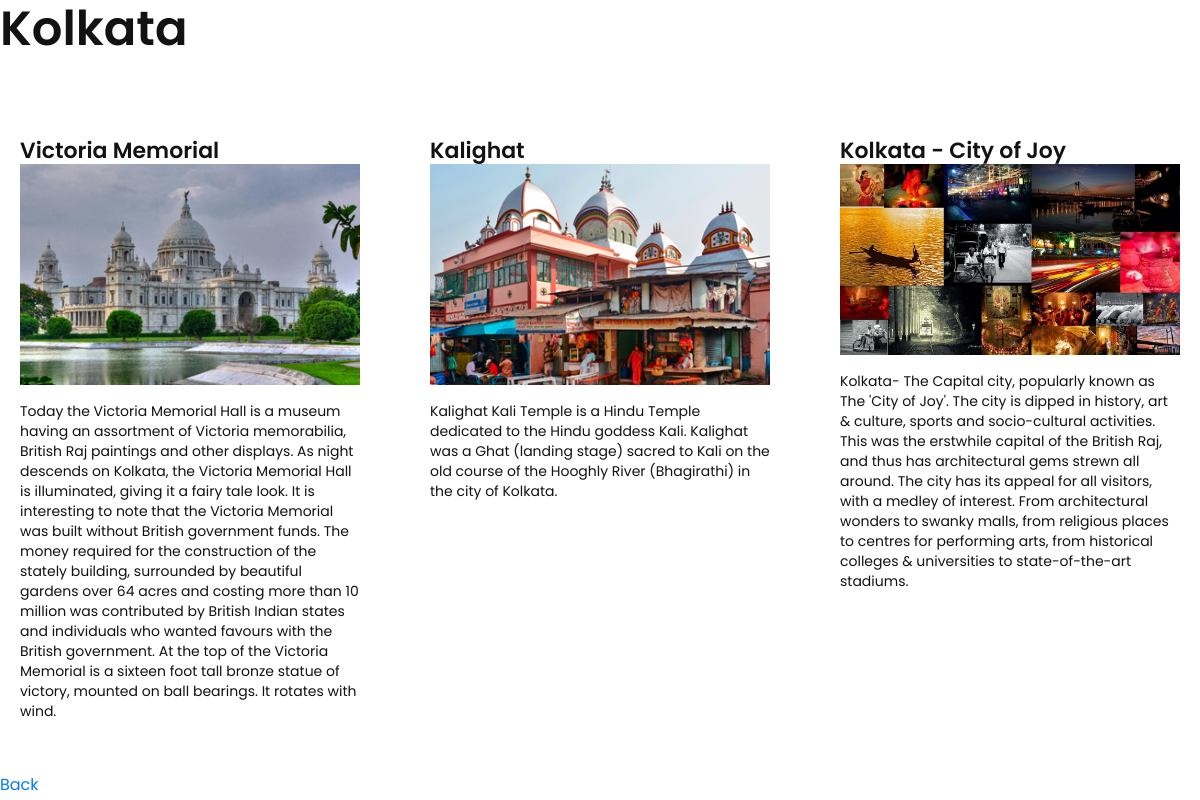
Screenshot of /destination.php?id=6 with the database file from the repository.
### tables this page shows
CREATE TABLE `destinations` (
  `id` int(10) NOT NULL,
  `category_id` int(10) NOT NULL,
  `name` varchar(80) NOT NULL,
  `description` varchar(800) NOT NULL,
  `cover` varchar(80) NOT NULL
);

### destination.php (the view, shortened to what this page needs)
<?php
    include('database/connection.php');
?>
<!doctype html>
<html lang="en">
<head>
    <link rel="stylesheet" href="bootstrap.min.css">
    <link rel="stylesheet" href="style.css">
</head>
<body>
    <?php
        $query = 'SELECT * FROM DESTINATIONS WHERE CATEGORY_ID=' . $_GET['id'];
        $result = mysqli_query($conn, $query);
    ?>
    <h1>
    </h1>
    <div class="row justify-content-center">
        <?php while ($row = mysqli_fetch_object($result)) { ?>
            <div class="col-lg-4 col-md-7 col-sm-9">
                <div class="single-features mt-40">
                    <div class="features-title-icon d-flex justify-content-between">
                        <h4 class="features-title">
                            <?php echo $row->name ?></a>
                        </h4>
                    </div>
                    <div class="features-content">
                        <img src="<?php echo $row->cover ?>" alt="cover">
                        <p class="text"><?php echo $row->description ?></p>
                    </div>
                </div>
            </div>
        <?php } ?>
    </div>
    <a href="index.php">Back</a>
</body>
</html>

### style.css (style rules this page uses)
body { font-family: "Poppins", sans-serif; font-weight: normal; font-style: normal; color: #121212; }
* { margin: 0; padding: 0; -webkit-box-sizing: border-box; -moz-box-sizing: border-box; box-sizing: border-box; }
img { max-width: 100%; }
i, a { display: inline-block; }
h1, h3, h4 { font-family: "Poppins", sans-serif; font-weight: 600; color: #121212; margin: 0px; }
h1 { font-size: 48px; }
h4 { font-size: 22px; }
p { font-size: 16px; font-weight: 400; line-height: 24px; color: #121212; margin: 0px; }
.mt-40 { margin-top: 40px; }
.single-features { padding: 40px 20px 52px; background-color: #fff; }
.single-features .features-content .text { font-size: 14px; line-height: 20px; color: #121212; margin-top: 16px; }

### rows the page displays
destinations: name "Victoria Memorial", cover (picture), description "Today the Victoria Memorial Hall is a museum having an assortment of Victoria memorabilia, British Raj paintings and other displays. As night descends on Kolkata, the Victoria Memorial Hall is illuminated, giving it a fairy tale look. It is interesting to note that the Victoria Memorial was built without British government funds. The money required for the construction of the stately building, surrounded by beautiful gardens over 64 acres and costing more than 10 million was contributed by British Indian states and individuals who wanted favours with the British government. At the top of the Victoria Memorial is a sixteen foot tall bronze statue of victory, mounted on ball bearings. It…"
destinations: name "Kalighat", cover (picture), description "Kalighat Kali Temple is a Hindu Temple dedicated to the Hindu goddess Kali. Kalighat was a Ghat (landing stage) sacred to Kali on the old course of the Hooghly River (Bhagirathi) in the city of Kolkata."
destinations: name "Kolkata - City of Joy", cover (picture), description "Kolkata- The Capital city, popularly known as The 'City of Joy'. The city is dipped in history, art & culture, sports and socio-cultural activities. This was the erstwhile capital of the British Raj, and thus has architectural gems strewn all around. The city has its appeal for all visitors, with a medley of interest. From architectural wonders to swanky malls, from religious places to centres for performing arts, from historical colleges & universities to state-of-the-art stadiums."
